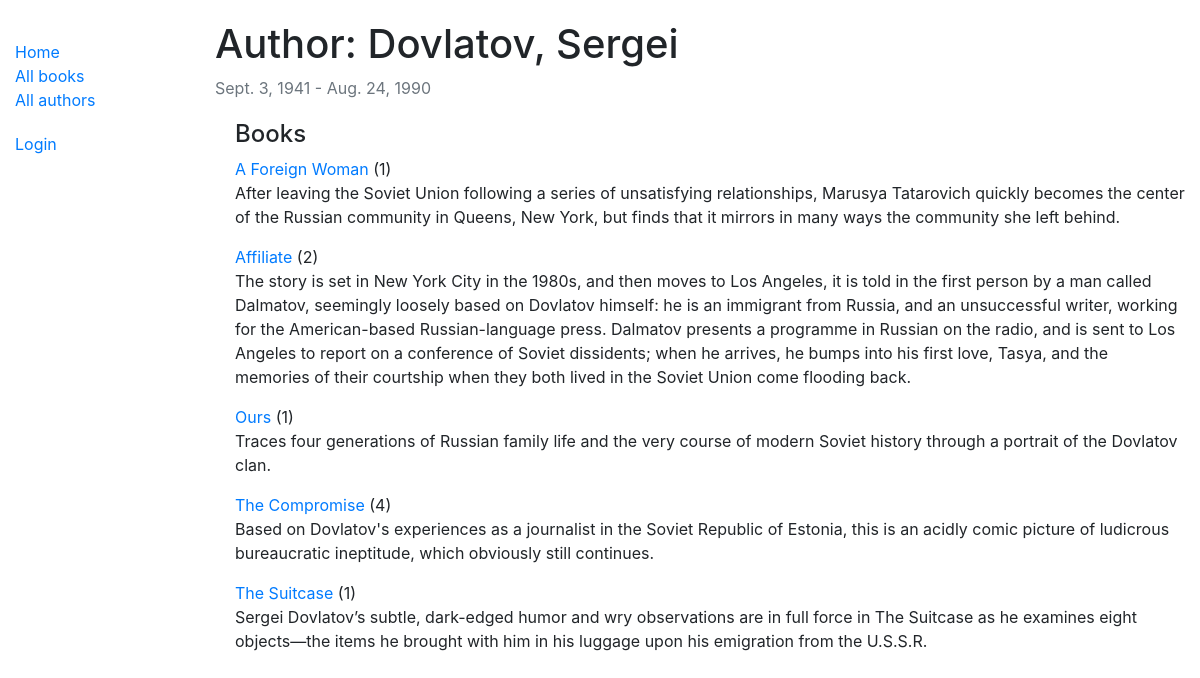
Page /catalog/authors/1 on the committed database.
### catalog/models.py (models this page shows, shortened)
class Author(models.Model):
	first_name = models.CharField(max_length=100)
	last_name = models.CharField(max_length=100)
	date_of_birth = models.DateField(null=True, blank=True)
	date_of_death = models.DateField('Died', null=True, blank=True)
	class Meta:
		ordering = ['last_name', 'first_name']

class Book(models.Model):
	title = models.CharField(max_length=200)
	summary = models.TextField()
	author = models.ForeignKey('Author', on_delete=models.SET_NULL, null=True)
	isbn = models.CharField('ISBN', max_length=13, help_text='13 Character <a href="https://www.isbn-international.org/content/what-isbn">ISBN number</a>')
	genre = models.ManyToManyField(Genre, help_text='Select a genre for this book')
	class Meta:
		ordering = ['title']
	def display_genre(self):
		return ', '.join(genre.name for genre in self.genre.all())
	display_genre.short_description = 'Genre'

### catalog/views.py (the view)
# urls.py: path('authors/<int:pk>', views.AuthorDetailView.as_view(), name='author-detail'),
class AuthorDetailView(generic.DetailView):
	model = Author

### catalog/templates/catalog/author_detail.html (shortened to what this page needs)
{% extends "base_generic.html" %}
{% block content %}
<h1>Author: {{ author.last_name }}, {{ author.first_name }}</h1>
<p class="text-muted">
	{{ author.date_of_birth }} -
	{% if author.date_of_death %}
		{{ author.date_of_death }}
	{% else %}
		{{ "" }}
	{% endif %}
</p>
<div style="margin-left: 20px; margin-top: 20px">
	<h4>Books</h4>
	{% if author.book_set.all %}
		{% for book in author.book_set.all %}
			<p>
				<a href="{% url 'book-detail' book.pk %}">
					{{ book.title }}
				</a>
				({{ book.bookinstance_set.all.count }})
				<br>
				{{ book.summary }}
			</p>
		{% endfor %}
	{% else %}
		<p>There ane no books by this author</p>
	{% endif %}
</div>
{% endblock %}

### catalog/static/css/styles.css (style rules this page uses)
body { margin-top: 20px; }

### rows in the picture
Author: last_name "Dovlatov", first_name "Sergei", date_of_birth "Sept. 3, 1941", date_of_death "Aug. 24, 1990"
Book: title "A Foreign Woman", bookinstance_set.all.count "1", summary "After leaving the Soviet Union following a series of unsatisfying relationships, Marusya Tatarovich quickly becomes the center of the Russian community in Queens, New York, but finds that it mirrors in many ways the community she left behind."
Book: title "Affiliate", bookinstance_set.all.count "2", summary "The story is set in New York City in the 1980s, and then moves to Los Angeles, it is told in the first person by a man called Dalmatov, seemingly loosely based on Dovlatov himself: he is an immigrant from Russia, and an unsuccessful writer, working for the American-based Russian-language press. Dalmatov presents a programme in Russian on the radio, and is sent to Los Angeles to report on a conference of Soviet dissidents; when he arrives, he bumps into his first love, Tasya, and the memories of their courtship when they both lived in the Soviet Union come flooding back."
Book: title "Ours", bookinstance_set.all.count "1", summary "Traces four generations of Russian family life and the very course of modern Soviet history through a portrait of the Dovlatov clan."
Book: title "The Compromise", bookinstance_set.all.count "4", summary "Based on Dovlatov's experiences as a journalist in the Soviet Republic of Estonia, this is an acidly comic picture of ludicrous bureaucratic ineptitude, which obviously still continues."
Book: title "The Suitcase", bookinstance_set.all.count "1", summary "Sergei Dovlatov’s subtle, dark-edged humor and wry observations are in full force in The Suitcase as he examines eight objects—the items he brought with him in his luggage upon his emigration from the U.S.S.R."
